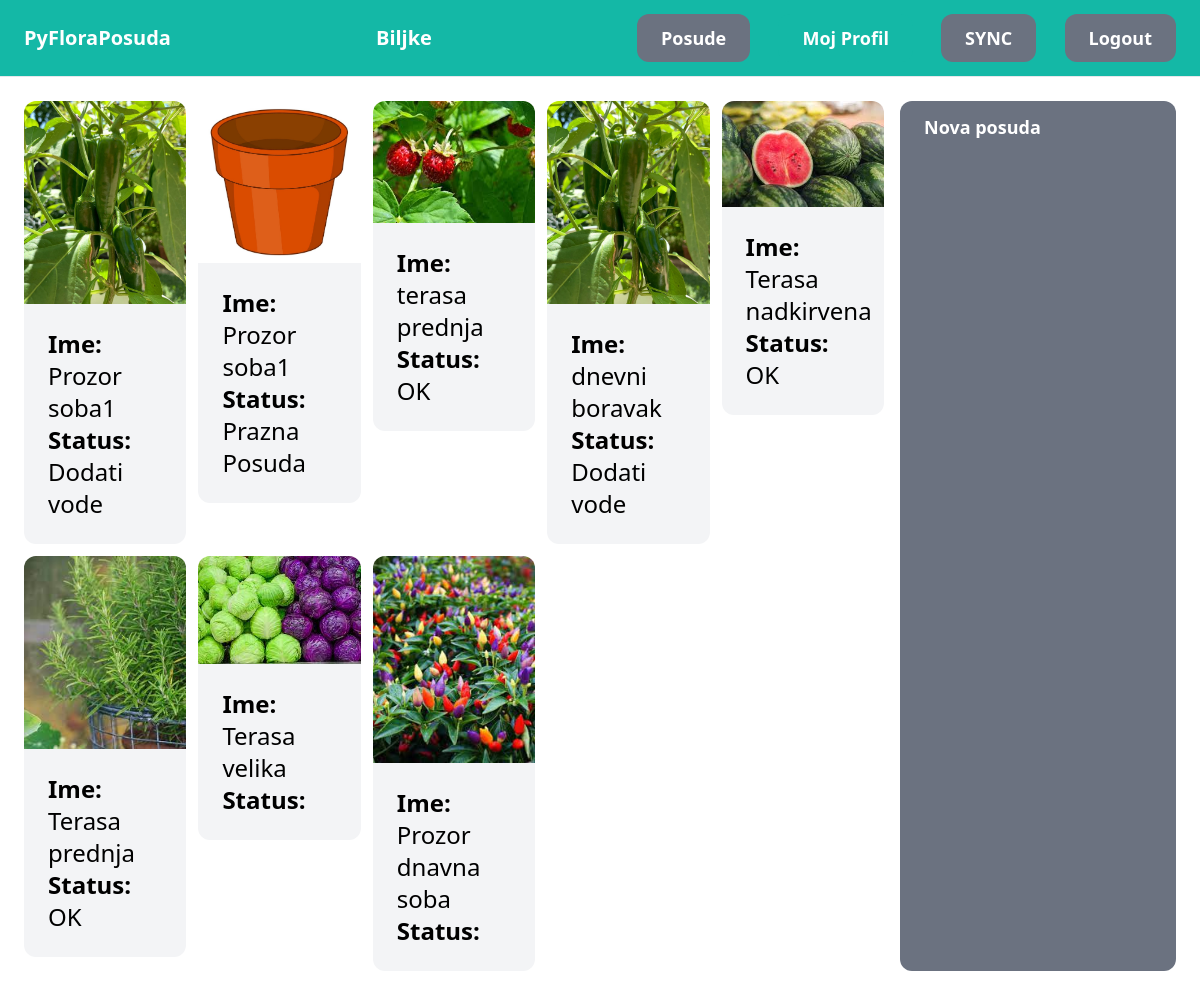
Before: /posude/ (signed in) with the older database file.
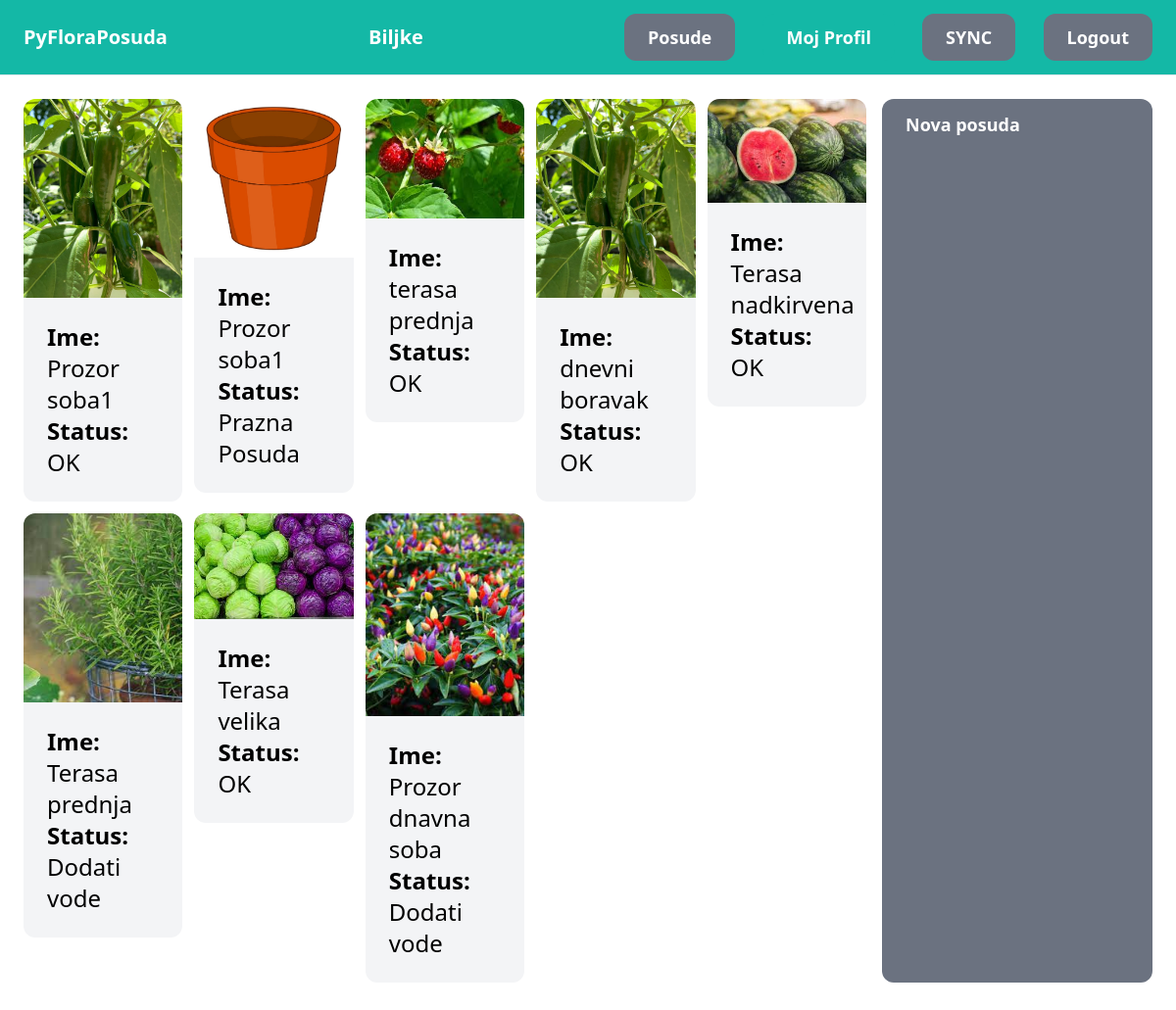
After: the same page with the newer database file.
### pot/models.py (models this page shows, shortened)
class Pot(models.Model):
    name = models.CharField(max_length=255)
    plant = models.ForeignKey(Plant, related_name='potsPlant', on_delete=models.PROTECT, null=True, blank=True)
    user = models.ForeignKey(User, related_name='potsUser', on_delete=models.CASCADE)
    senzorTmp = models.ForeignKey(Senzors, related_name='potsSenzorTmp', on_delete=models.PROTECT)
    senzorPh = models.ForeignKey(Senzors, related_name='potsSenzorPh', on_delete=models.PROTECT)
    senzorBrightness = models.ForeignKey(Senzors, related_name='potsSenzorBrightness', on_delete=models.PROTECT)
    senzorHumidity = models.ForeignKey(Senzors, related_name='potsSenzorHumidity', on_delete=models.PROTECT)
    indoor = models.BooleanField(default=True)
    status = models.CharField(max_length=255)

### plant/models.py (models this page shows, shortened)
class Plant(models.Model):
    name = models.CharField(max_length=255)
    image = models.ImageField(upload_to='plant_images')
    humidity = models.CharField(max_length=255)
    brightness = models.CharField(max_length=255)
    temperature = models.CharField(max_length=255)
    substrate = models.CharField(max_length=255)

### pot/views.py (the view)
# urls.py: path('', views.pots, name='pots'),
def pots(request: HttpRequest) -> HttpResponse:
    pots = Pot.objects.filter(user=request.user)
    return render(request, 'pots/pots.html',{
        'pots': pots,
    })

### pot/templates/pots/pots.html (shortened to what this page needs)
{% extends 'core/base.html' %}
{% block content %}
    <div class="pb-6 grid grid-cols-4 gap-4">
        <div class="col-span-3">
            <div class="grid grid-cols-5 gap-3">
                {% for pot in pots %}
                    <div>
                        <a href="{% url 'pot:detail' pot.id %}">
                            <column>
                                <div>
                                    {% if pot.plant.image.url is not null %}
                                        <img src="{{ pot.plant.image.url }}" class="rounded-t-xl">
                                    {% else %}
                                        <img src="../media/plant_images/placeholder.jpg" class="rounded-t-xl">
                                    {% endif %}
                                </div>
                            </column>
                            <column>
                                <div class="p-6 bg-gray-100 rounded-b-xl">
                                    <p class="text-2xl"><strong>Ime: </strong> {{ pot.name }}</p>
                                    {% if pot.plant is not null %}
                                    <p class="text-2xl"><strong>Status: </strong>{{ pot.status }}</p>
                                    {% else %}
                                    <p class="text-2xl"><strong>Status: </strong>Prazna Posuda</p>
                                    {% endif %}
                                </div>
                            </column>
                        </a>
                    </div>
                {% endfor %}
            </div>
        </div>
        <a href="{% url 'pot:new'%}" class="px-6 py-3 text-lg font-semibold bg-gray-500 text-white rounded-xl hover:bg-gray-700">Nova posuda</a>
    </div>
{% endblock %}

### core/templates/core/base.html (shortened to what this page needs)
<!doctype html>
<html>
    <head>
        <script src="https://cdn.tailwindcss.com"></script>
    </head>
    <body>
        <nav class="py-6 px-6 flex justify-between items-center border-b border-gray-200 text-white bg-teal-500">
            <a href="{% url 'core:index' %}" class="text-xl font-semibold ">PyFloraPosuda</a>
            {% if request.user.is_authenticated %}
            <a href="{% url 'plant:plants' %}" class="text-xl font-semibold ">Biljke</a>
            {% endif %}
            <div class="space-x-6">
                {% if request.user.is_authenticated %}
                <a href="{% url 'pot:pots' %}" class="px-6 py-3 text-lg font-semibold bg-gray-500 text-white rounded-xl hover:bg-gray-700">Posude</a>
                <a href="{% url 'core:myprofile' %}" class="px-6 py-3 text-lg font-semibold bg-teal-500 text-white rounded-xl hover:bg-teal-700">Moj Profil</a>
                <a href="{% url 'core:sync' %}" class="px-6 py-3 text-lg font-semibold bg-gray-500 text-white rounded-xl hover:bg-gray-700">SYNC</a>
                <a href="{% url 'core:logout' %}" class="px-6 py-3 text-lg font-semibold bg-gray-500 text-white rounded-xl hover:bg-gray-700">Logout</a>
                {% else %}
                <a href="{% url 'core:signup'%}" class="px-6 py-3 text-lg font-semibold bg-gray-500 text-white rounded-xl hover:bg-teal-700">Sign up</a>
                <a href="{% url 'core:login'%}" class="px-6 py-3 text-lg font-semibold bg-gray-500 text-white rounded-xl hover:bg-gray-700">Log in</a>
                {% endif %}
            </div>
        </nav>
        <div class="px-6 py-6">
            {% block content %}
            {% endblock %}
        </div>
    </body>
</html>

Changed rows visible on the page:
changed Pot (number 1 of 8 on the later page): status "Dodati vode" → "OK"
changed Pot "dnevni boravak": status "Dodati vode" → "OK"
changed Pot "Terasa prednja": status "OK" → "Dodati vode"
changed Pot "Terasa velika": status (not shown) → "OK"
changed Pot "Prozor dnavna soba": status (not shown) → "Dodati vode"
